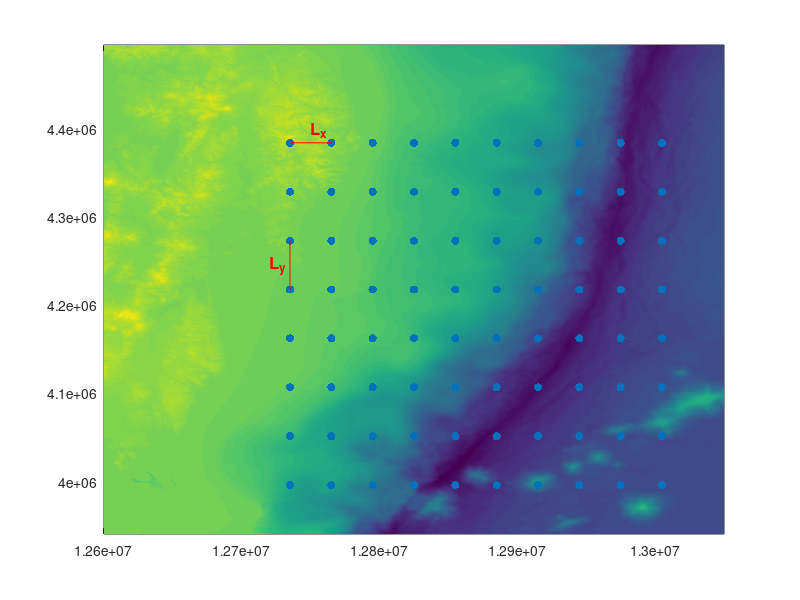

Write MATLAB code to recreate this figure. (Note: this script raises an error after producing the figure.)
% point cloud wave
% 這個程式用以產生大量的初始座標去進行模擬

%% initial point
clear
load('bathymetry_MATLAB.mat');
%load('sensordata.mat')
%%
figure('Position',[50,50,800,700])
set(gcf,'Color','White');
lat = X; lon = Y;
lat_in_m = 90e3*X; lon_in_m = 111e3*Y;
pcolor(lat_in_m, lon_in_m, bathy);
shading interp
nx = 10; ny = 8;
xset = 90e3*linspace(141.5, 144.5, nx);
yset = 111e3*linspace(36.0, 39.5, ny);
Lx = 2*(xset(2)-xset(1)); Ly = 2*(yset(2)-yset(1));
fprintf('Lx = %.2f [km]',Lx/1e3);
fprintf('%.2f [km]',Ly/1e3);
hold on
[XGG, YGG] = meshgrid(xset, yset);
cloudset = cell(nx,ny);
cloudweight = length(size(XGG,1)*size(XGG,2));

[LAT, LON] = meshgrid(lat_in_m,lon_in_m); 

scatter(XGG, YGG,'black','filled');

for i = 1:nx
    Xfactor = -(LAT-xset(i)).^2./((Lx/2).^2);
    for j = 1:ny
        Yfactor = -(LON-yset(j)).^2./((Ly/2).^2);
        cloudset{i,j} = exp(Xfactor+Yfactor);
    end
end
save('initialcompose.mat','cloudset','xset','yset');
line([xset(1) xset(2)], [yset(8) yset(8)], 'Color', 'r');
text((xset(1)+xset(2))/2,yset(8)+15e3,'L_x','FontSize',12,'FontWeight','bold','Color','red');
line([xset(1) xset(1)], [yset(5) yset(6)], 'Color', 'r');
text(xset(1)-15e3,(yset(5)+yset(6))/2,'L_y','FontSize',12,'FontWeight','bold','Color','red');
exportgraphics(gcf, 'I.C.pdf', 'ContentType', 'image');
disp('fin stage 1')
%% plot IC of single wave
figure('Position',[100,100,800,750])
set(gcf,'Color','White');
t = tiledlayout(3,3);
[~,idx] = min(abs(lat_in_m-xset(3)));
[~,idy] = min(abs(lon_in_m-yset(6)));
ax1 = nexttile(1,[2,2]);
pcolor(lat_in_m, lon_in_m, cloudset{3,6});

shading interp;
xticklabels('');ylabel('y (m)');
ax2 = nexttile(3,[2,1]);
plot(cloudset{3,6}(:,idx),lon_in_m);
xlabel('\eta (m)');yticklabels('');
ax3 = nexttile(7,[1,2]);
plot(lat_in_m,cloudset{3,6}(idy,:));
xlabel('x (m)');ylabel('\eta (m)');
exportgraphics(gcf, 'ICsingle.pdf','ContentType','image')

%% save data
